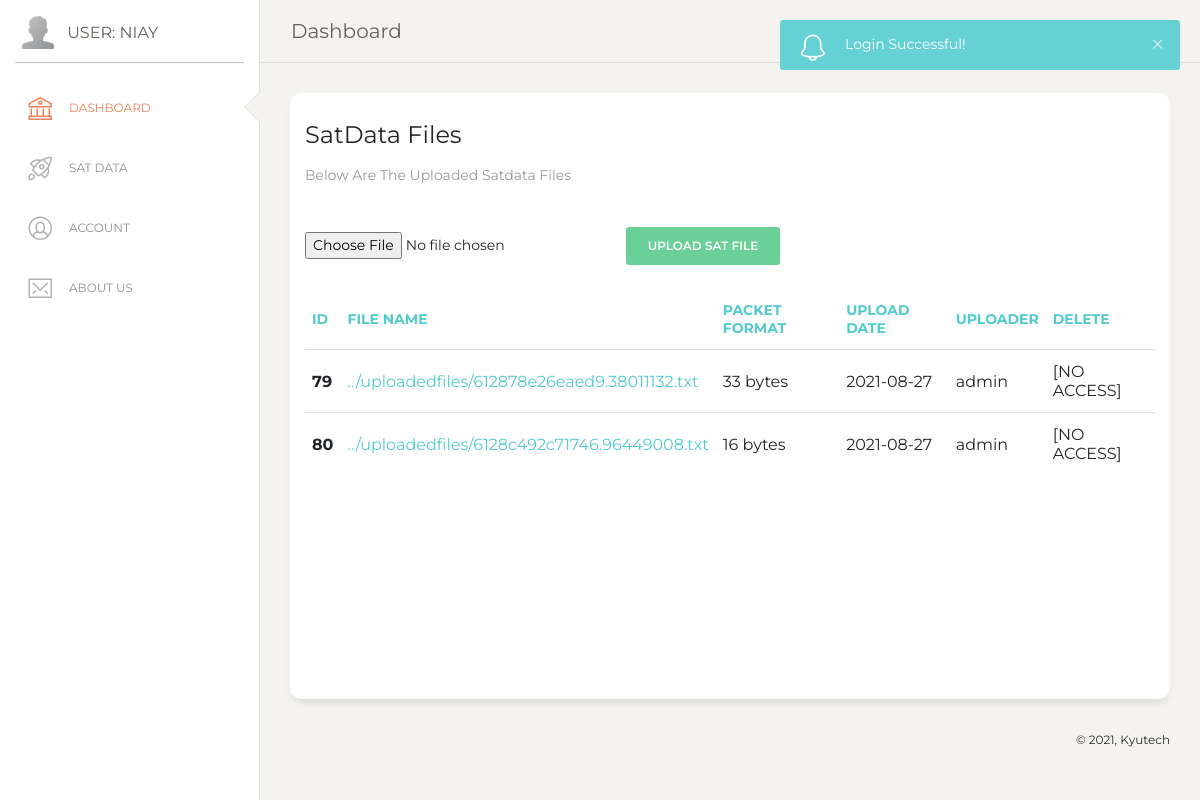
Before: /pages/dashboard.php?status=loginsuccess (signed in) with the older database file.
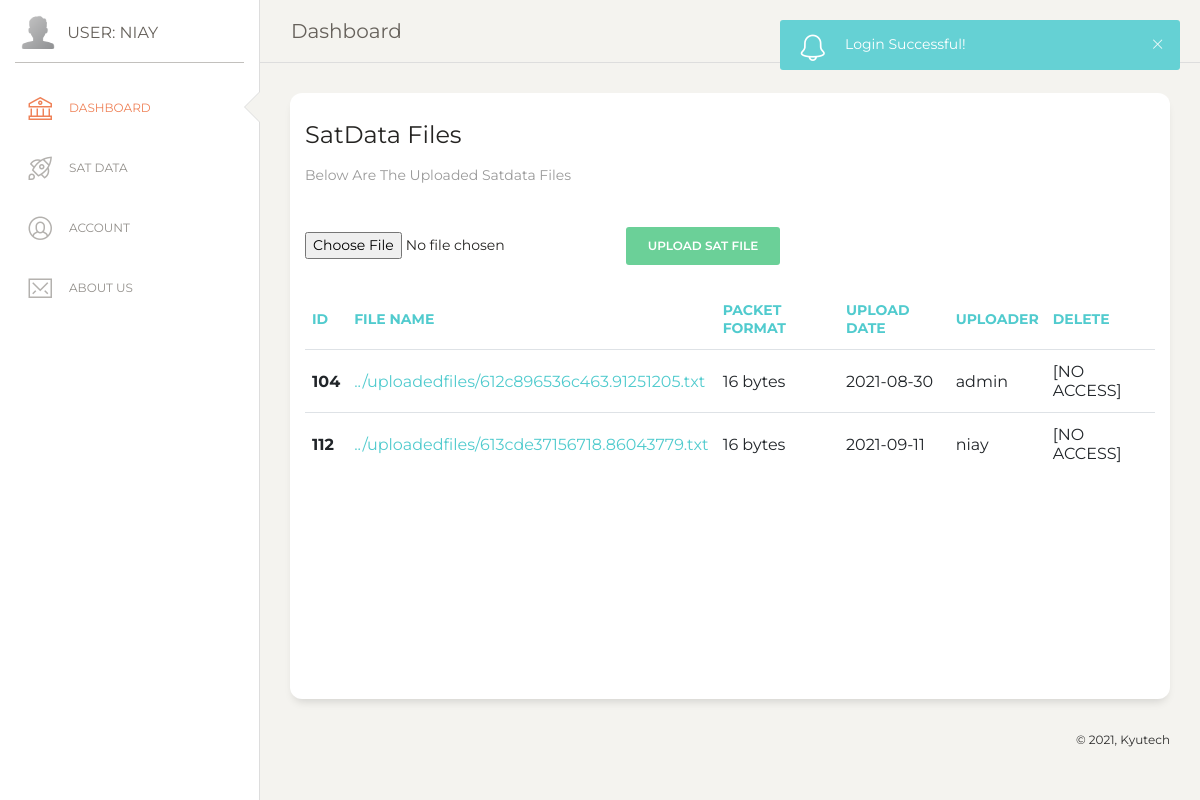
After: the same page with the newer database file.
### tables this page shows
CREATE TABLE `satdatameta` (
  `idSatDataMeta` int(11) NOT NULL,
  `fileNameSatDataMeta` varchar(255) NOT NULL,
  `fileSatDataMeta` longblob NOT NULL,
  `formatSatDataMeta` tinytext NOT NULL,
  `dateUploadedSatDataMeta` date NOT NULL,
  `uploaderSatDataMeta` int(11) NOT NULL
);

CREATE TABLE `users` (
  `idUsers` int(11) NOT NULL,
  `usernameUsers` tinytext NOT NULL,
  `emailUsers` tinytext NOT NULL,
  `passwordUsers` varchar(255) NOT NULL,
  `countryUsers` tinytext NOT NULL,
  `contactUsers` tinytext NOT NULL,
  `permissionsUsers` text NOT NULL DEFAULT 'Regular User'
);

### includes/classautoloader.inc.php (called while the page is built, shortened)
<?php
function myAutoLoader($className) {
    $url = $_SERVER['HTTP_HOST'].$_SERVER['REQUEST_URI'];
    if (strpos($url,'../includes') !== false) {
        $path = '.../classes/';
    } else {
        $path = '../classes/';
    }
    $extension = '.class.php';
}

### classes/dbh.class.php (called while the page is built, shortened)
<?php
 class Dbh {
     private $host = 'localhost';
     private $user = 'root';
     private $pwd = '';
     private $dbName = 'satdata';
     protected function connect() {
         $dsn = 'mysql:host='. $this->host .';dbname=' . $this->dbName;
         $pdo = new PDO($dsn,$this->user,$this->pwd);
         $pdo->setAttribute(PDO::ATTR_DEFAULT_FETCH_MODE,PDO::FETCH_ASSOC);
         return $pdo;
     }
 }

### classes/satdata.class.php (called while the page is built, shortened)
<?php
class SatData extends Dbh {
    protected function getAllFiles() {
        $sql = "SELECT * FROM satdatameta";
        $stmt = $this->connect()->prepare($sql);
        $stmt->execute();
        $results = $stmt->fetchAll();
        return $results;
    }
}

### classes/satdataview.class.php (called while the page is built, shortened)
<?php
class SatDataView extends SatData {
    public function showAllFiles() {
        $results = $this->getAllFiles();
        return $results;
    }
}

### classes/users.class.php (called while the page is built, shortened)
<?php
class Users extends Dbh {
    protected function getOneUser($id) {
        $sql = "SELECT * FROM users WHERE idUsers = ?";
        $stmt = $this->connect()->prepare($sql);
        $stmt->execute([$id]);
        $results = $stmt->fetchAll();
        return $results;
    }
}

### classes/usersview.class.php (called while the page is built, shortened)
<?php
class UsersView extends Users {
    public function showOneUser($fileId) {
        $results = $this->getOneUser($fileId);
        return $results;
    }
}

### pages/dashboard.php (the view, shortened to what the changed rows need)
<?php
  include "header.php";
?>
<div class="main-panel" style="height: 100vh;">
  <div class="content">
    <div class="row">
      <div class="col-md-12">
        <div class="card">
          <div class="card-body">
            <div class="table-responsive scrollable">
              <table class="table">
                <thead class=" text-primary">
                  <tr>
                    <th scope="col">ID</th>
                    <th scope="col">File Name</th>
                    <th scope="col">Packet Format</th>
                    <th scope="col">Upload Date</th>
                    <th scope="col">Uploader</th>
                    <th scope="col">Delete</th>
                  </tr>
                </thead>
                <tbody>
                  <?php
                    $showAllFilesObj = new SatDataView();
                    $resultFile = $showAllFilesObj -> showAllFiles();
                    foreach ($resultFile as $rowFile){
                        $idFile = $rowFile['idSatDataMeta'];
                        $nameFile = $rowFile['fileNameSatDataMeta'];
                        $dateFile = $rowFile['dateUploadedSatDataMeta'];
                        $uploaderFile = $rowFile['uploaderSatDataMeta'];
                        $formatFile = $rowFile ['formatSatDataMeta'];
                        $showUploaderObj = new UsersView();
                        $resultUploader = $showUploaderObj -> showOneUser($uploaderFile);
                        $uploader = $resultUploader[0]['usernameUsers'];
                        echo '
                        <tr>
                          <th scope="row">'.$idFile.'</th>
                          <td><a target="_blank" href=../includes/viewfile.inc.php?fileid='.$idFile.'>'.$nameFile.'</a></td>
                          <td>'.$formatFile .' bytes</td>
                          <td>'.$dateFile.'</td>
                          <td>'.$uploader.'</td>
                          <td>';
                        if ($_SESSION['userPermission'] != 'Admin') {
                          echo '
                            [NO ACCESS]
                          </td>
                          </tr>
                          ';
                        }
                    }
                  ?>
                </tbody>
              </table>
            </div>
          </div>
        </div>
      </div>
      <?php
  include "footer.php";

Changed rows visible on the page:
removed satdatameta: idSatDataMeta "79", fileNameSatDataMeta "../uploadedfiles/612878e26eaed9.38011132.txt", formatSatDataMeta "33", dateUploadedSatDataMeta "2021-08-27", users.usernameUsers "admin"
removed satdatameta: idSatDataMeta "80", fileNameSatDataMeta "../uploadedfiles/6128c492c71746.96449008.txt", formatSatDataMeta "16", dateUploadedSatDataMeta "2021-08-27", users.usernameUsers "admin"
added satdatameta: idSatDataMeta "104", fileNameSatDataMeta "../uploadedfiles/612c896536c463.91251205.txt", formatSatDataMeta "16", dateUploadedSatDataMeta "2021-08-30", users.usernameUsers "admin"
added satdatameta: idSatDataMeta "112", fileNameSatDataMeta "../uploadedfiles/613cde37156718.86043779.txt", formatSatDataMeta "16", dateUploadedSatDataMeta "2021-09-11", users.usernameUsers "niay"
